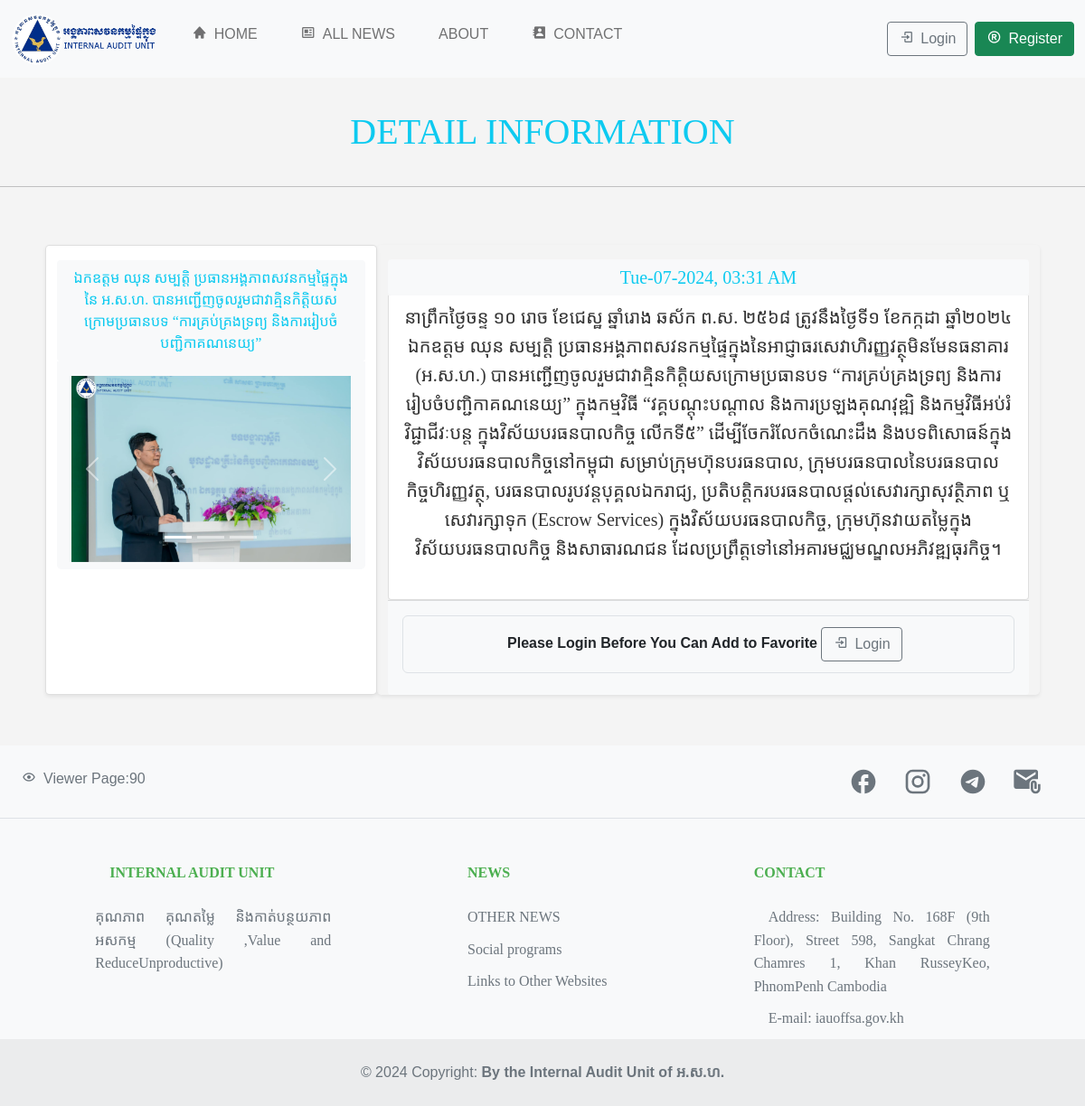
/user/detailinfo.php?id=56, run on the app's committed database.
### tables this page shows
CREATE TABLE IF NOT EXISTS `post` (
  `id` int NOT NULL AUTO_INCREMENT,
  `profile` varchar(200) DEFAULT NULL,
  `title` longtext,
  `text` longtext NOT NULL,
  `status` tinyint DEFAULT NULL,
  `admin_id` int NOT NULL,
  `updated-at` timestamp NOT NULL DEFAULT CURRENT_TIMESTAMP ON UPDATE CURRENT_TIMESTAMP,
  `created_at` timestamp NOT NULL DEFAULT CURRENT_TIMESTAMP ON UPDATE CURRENT_TIMESTAMP,
  PRIMARY KEY (`id`)
);

CREATE TABLE IF NOT EXISTS `viewer` (
  `id` int NOT NULL AUTO_INCREMENT,
  `view_count` int NOT NULL,
  `visitor_ip` varchar(45) DEFAULT NULL,
  `visitor_location` varchar(255) DEFAULT NULL,
  `visitor_device` varchar(255) DEFAULT NULL,
  PRIMARY KEY (`id`)
);

### user/detailinfo.php (the view, shortened to what this page needs)
<?php
include('../include/dbconn.php');
$getid = filter_input(INPUT_GET, 'id', FILTER_SANITIZE_NUMBER_INT);
$sql = $dbh->prepare("SELECT * FROM post WHERE id = :getid");
$sql->bindParam(':getid', $getid, PDO::PARAM_INT);
$sql->execute();
$lastselect = $sql->fetch(PDO::FETCH_ASSOC);
?>
<!DOCTYPE html>
<html lang="en">
<head>
    <?php
    include('../include/header.php');
    ?>
</head>
<body>
    <?php include('../include/navbar.php'); ?>
    <div class="container mt-5 mb-5">
        <h1 class="text-left text-uppercase font-weight-bold text-info">
            Detail Information
        </h1>
    </div>
    <hr>
    <div class="container">
        <div class="row m-2">
            <div class="card col-lg-4 col-md-4 col-12 my-5 shadow-sm rounded-3">
                <div class="list-group border-0">
                    <div class="list-group-item border-0 mt-3 rounded fs-4 bg-light">
                        <h6 class="text-center mb-0 text-info"><?php echo htmlspecialchars($lastselect['title']); ?></h6>
                    </div>
                </div>
                <div class="list-group-item border-0 text-dark fs-5 bg-light">
                    <div id="carouselExampleIndicators" class="carousel slide m-auto mt-2 carouselimg" data-bs-ride="carousel">
                        <div class="carousel-indicators">
                            <?php
                            $profileImages = explode(",", $lastselect['profile']);
                            foreach ($profileImages as $index => $image) {
                                $active = ($index === 0) ? 'active' : '';
                                echo '<button type="button" data-bs-target="#carouselExampleIndicators" data-bs-slide-to="' . $index . '" class="' . $active . '" aria-label="Slide ' . ($index + 1) . '"></button>';
                            }
                            ?>
                        </div>
                        <div class="carousel-inner">
                            <?php
                            foreach ($profileImages as $index => $image) {
                                $active = ($index === 0) ? 'active' : '';
                                echo '<div class="carousel-item ' . $active . '">';
                                echo '<img style="object-fit: cover; width:100%; height: auto;" src="../uploads/' . trim($image) . '" />';
                                echo '</div>';
                            }
                            ?>
                        </div>
                        <button class="carousel-control-prev" type="button" data-bs-target="#carouselExampleIndicators" data-bs-slide="prev">
                            <span class="carousel-control-prev-icon" aria-hidden="true"></span>
                        </button>
                        <button class="carousel-control-next" type="button" data-bs-target="#carouselExampleIndicators" data-bs-slide="next">
                            <span class="carousel-control-next-icon" aria-hidden="true"></span>
                        </button>
                    </div>
                </div>
            </div>
            <div class="col-lg-8 col-md-8 col-12 my-5 shadow-sm rounded-3">
                <div class="list-group border-0">
                    <div class="list-group-item border-0 mt-3 rounded fs-4 bg-light" style="background-color:#394867">
                        <h5 class="text-center mb-0 text-info">
                            <?php echo date('D-m-Y, h:i A', strtotime($lastselect['created_at'])); ?>
                        </h5>
                    </div>
                    <div class="list-group-item fs-5 lead">
                        <div class="d-flex flex-column">
                            <p class="text-center mb-0 dark-text" style="white-space: normal; word-wrap: break-word; overflow-wrap: break-word;">
                                <?php echo nl2br(htmlspecialchars($lastselect['text'])); ?>
                            </p>
                        </div>
                    </div>
                </div>
                <div class="card-footer text-end bg-light">
                    <?php
                    if (isset($_SESSION['userid']) || !empty($_SESSION['userid'])) { ?>
                        <form method="post">
                            <input type="hidden" name="postId" value="<?php echo htmlspecialchars($lastselect['id']); ?>">
                            <button type="submit" class="btn btn-primary add-to-favorite">Add to favorite</button>
                        </form>
                    <?php } else { ?>
                        <div class="alert bg-light text-center border fw-bold mt-2">Please Login Before You Can Add to Favorite <a href="../login.php" class="btn btn-outline-secondary me-2"><i class='bx bx-log-in bx-tada me-2'></i>Login</a></div>
                    <?php } ?>
                </div>
            </div>
        </div>
    </div>
    <?php include('../include/footer.php'); ?>
</body>
</html>

### include/footer.php (shortened to what this page needs)
<?php
if (!isset($_SESSION['visited'])) {
    try {
        $newsId = 1;
    } catch (PDOException $e) {
        die('Database error: ' . $e->getMessage());
    }
}
try {
    $stmt = $dbh->prepare("SELECT * FROM viewer WHERE id = :id");
    $stmt->bindParam(':id', $newsId, PDO::PARAM_INT);
    $stmt->execute();
    $newsItem = $stmt->fetch(PDO::FETCH_ASSOC);
} catch (PDOException $e) {
    die('Database error: ' . $e->getMessage());
}
?>
<footer class="text-center text-lg-start bg-light text-muted">
    <section class="d-flex justify-content-center justify-content-lg-between p-4 border-bottom">
        <div class="me-5 d-none d-lg-block">
        <i class='bx bx-show bx-tada me-2' ></i><span>Viewer Page:<?php echo htmlspecialchars($newsItem['view_count']); ?></span>
        </div>
        <div>
            <a href="https://www.facebook.com/profile.php?id=100069646752356" class="me-4 text-reset">
                <svg xmlns="http://www.w3.org/2000/svg" width="32" height="32" viewBox="0 0 24 24">
                    <path fill="currentColor" d="M22 12c0-5.52-4.48-10-10-10S2 6.48 2 12c0 4.84 3.44 8.87 8 9.8V15H8v-3h2V9.5C10 7.57 11.57 6 13.5 6H16v3h-2c-.55 0-1 .45-1 1v2h3v3h-3v6.95c5.05-.5 9-4.76 9-9.95z"></path>
                </svg>
            </a>
            <a href="https://www.instagram.com/internal_audit_unit_of_fsa/" class="me-4 text-reset">
            </a>
            <a href="https://t.me/iauoffsa" class="me-4 text-reset">
            </a>
            <a href="https://webmail.supremecluster.com/" class="me-4 text-reset">
            </a>
        </div>
    </section>
    <section class="">
        <div class="container text-center text-md-start mt-5">
            <div class="row mt-3">
                <div class="col-md-3 col-lg-4 col-xl-3 mx-auto mb-4">
                    <h6 class="text-uppercase fw-bold mb-4">
                        <i class="fas fa-gem me-3"></i>INTERNAL AUDIT UNIT
                    </h6>
                    <p>
                        គុណភាព គុណតម្លៃ និងកាត់បន្ថយភាពអសកម្ម (Quality ,Value and ReduceUnproductive)
                    </p>
                </div>
                <div class="col-md-2 col-lg-2 col-xl-2 mx-auto mb-4">
                    <h6 class="text-uppercase fw-bold mb-4">NEWS</h6>
                    <p>
                        <a href="#!" class="text-reset">OTHER NEWS</a>
                    </p>
                    <p>
                        <a href="#!" class="text-reset">Social programs</a>
                    </p>
                    <p>
                        <a href="#!" class="text-reset">Links to Other Websites</a>
                    </p>
                </div>
                <div class="col-md-4 col-lg-3 col-xl-3 mx-auto mb-md-0 mb-4">
                    <h6 class="text-uppercase fw-bold mb-4">Contact</h6>
                    <p><i class="fas fa-home me-3"></i> Address: Building No. 168F (9th Floor), Street 598, Sangkat Chrang Chamres 1, Khan RusseyKeo, PhnomPenh Cambodia</p>
                    <p>
                        E-mail: iauoffsa.gov.kh
                    </p>
                </div>
            </div>
        </div>
    </section>
    <div class="text-center p-4" style="background-color: rgba(0, 0, 0, 0.05)">
        © 2024 Copyright:
        <a class="text-reset fw-bold" href="">By the Internal Audit Unit of អ.ស.ហ.</a>
    </div>
</footer>

### css/style.css (style rules this page uses)
body { font-family: "Khmer MEF1", -apple-system, BlinkMacSystemFont, "Segoe UI", Roboto, sans-serif; line-height: 1.6; margin: 0; min-height: 100vh; background-color: #f3f3f3; overflow-x: hidden; }
a { text-decoration: none; color: #333; }
h1, h2, h3, h4, h5, h6 { color: #4caf50; line-height: 24px; text-align: justify; margin-bottom: 10px; font-family: "khmer mef2"; }
button { padding: 15px 20px; border-radius: 5px; background-color: #4caf50; color: white; cursor: pointer; border: none; font-size: 16px; transition: all 0.2s ease-in-out; }
body { font-family: Arial, sans-serif, "khmer mef1"; margin: 0; padding: 0; background-color: #f4f4f4; }
.alert { padding: 12px; border-radius: 6px; margin-bottom: 16px; }
body { font-family: sans-serif; }
h1 { text-align: center; }
p { margin-bottom: 10px; font-family: "khmer mef1"; text-align: justify; }
.dark-text { color: #333; }

### data on the page
post: title "ឯកឧត្តម ឈុន សម្បត្តិ ប្រធានអង្គភាពសវនកម្មផ្ទៃក្នុងនៃ អ.ស.ហ. បានអញ្ជើញចូលរួមជាវាគ្មិនកិត្តិយសក្រោមប្រធានបទ “ការគ្រប់គ្រងទ្រព្យ និងការរៀបចំបញ្ជិកាគណនេយ្យ”", created_at "Tue-07-2024, 03:31 AM", text "នាព្រឹកថ្ងៃចន្ទ ១០ រោច ខែជេស្ឋ ឆ្នាំរោង ឆស័ក ព.ស. ២៥៦៨ ត្រូវនឹងថ្ងៃទី១ ខែកក្កដា ឆ្នាំ២០២៤ ឯកឧត្តម ឈុន សម្បត្តិ ប្រធានអង្គភាពសវនកម្មផ្ទៃក្នុងនៃអាជ្ញាធរសេវាហិរញ្ញវត្ថុមិនមែនធនាគារ (អ.ស.ហ.) បានអញ្ជើញចូលរួមជាវាគ្មិនកិត្តិយសក្រោមប្រធានបទ “ការគ្រប់គ្រងទ្រព្យ និងការរៀបចំបញ្ជិកាគណនេយ្យ” ក្នុងកម្មវិធី “វគ្គបណ្តុះបណ្តាល និងការប្រឡងគុណវុឌ្ឍិ និងកម្មវិធីអប់រំវិជ្ជាជីវៈបន្ត ក្នុងវិស័យបរធនបាលកិច្ច លើកទី៥” ដើម្បីចែករំលែកចំណេះដឹង និងបទពិសោធន៍ក្នុងវិស័យបរធនបាលកិច្ចនៅកម្ពុជា សម្រាប់ក្រុមហ៊ុនបរធនបាល, ក្រុមបរធនបាលនៃបរធនបាលកិច្ចហិរញ្ញវត្ថុ, បរធនបាលរូបវន្តបុគ្គលឯករាជ្យ, ប្រតិបត្តិករបរធនបាលផ្តល់សេវារក្សាសុវត្ថិភាព ឬសេវារក្សាទុក (Escrow Services) ក្នុងវិស័យបរធនបាលកិច្ច, ក្រុមហ៊ុនវាយតម្លៃក្នុងវិស័យបរធនបាលកិច្ច…"
viewer: view_count "90"
